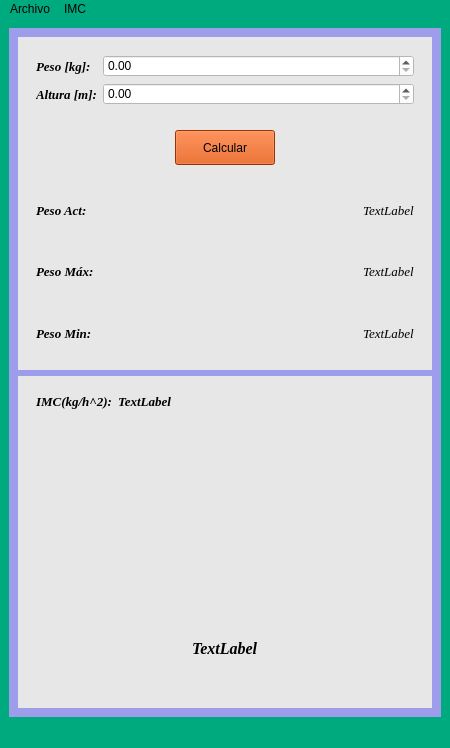
<?xml version="1.0" encoding="UTF-8"?>
<ui version="4.0">
 <class>IMC</class>
 <widget class="QMainWindow" name="IMC">
  <property name="geometry">
   <rect>
    <x>0</x>
    <y>0</y>
    <width>450</width>
    <height>748</height>
   </rect>
  </property>
  <property name="minimumSize">
   <size>
    <width>450</width>
    <height>700</height>
   </size>
  </property>
  <property name="maximumSize">
   <size>
    <width>2000</width>
    <height>2000</height>
   </size>
  </property>
  <property name="windowTitle">
   <string>IMC</string>
  </property>
  <property name="windowIcon">
   <iconset resource="Recursos.qrc">
    <normaloff>:/Recursos/indice-de-masa-corporal.png</normaloff>:/Recursos/indice-de-masa-corporal.png</iconset>
  </property>
  <property name="styleSheet">
   <string notr="true">color: rgb(0, 0, 0);
background-color: rgb(0, 170, 127);
</string>
  </property>
  <widget class="QWidget" name="centralwidget">
   <layout class="QVBoxLayout" name="verticalLayout">
    <item>
     <widget class="QWidget" name="widget_3" native="true">
      <property name="styleSheet">
       <string notr="true">background-color: rgb(157, 157, 236);</string>
      </property>
      <layout class="QVBoxLayout" name="verticalLayout_5">
       <item>
        <widget class="QWidget" name="widget_7" native="true">
         <property name="styleSheet">
          <string notr="true">background-color: rgb(231, 231, 231);</string>
         </property>
         <layout class="QVBoxLayout" name="verticalLayout_3">
          <item>
           <widget class="QWidget" name="widget_6" native="true">
            <property name="styleSheet">
             <string notr="true">background-color: rgb(231, 231, 231);</string>
            </property>
            <layout class="QFormLayout" name="formLayout">
             <item row="0" column="0">
              <widget class="QLabel" name="label_4">
               <property name="font">
                <font>
                 <family>Times New Roman</family>
                 <pointsize>10</pointsize>
                 <weight>75</weight>
                 <italic>true</italic>
                 <bold>true</bold>
                </font>
               </property>
               <property name="styleSheet">
                <string notr="true">color: rgb(0, 0, 0);</string>
               </property>
               <property name="text">
                <string>Peso [kg]:</string>
               </property>
              </widget>
             </item>
             <item row="1" column="0">
              <widget class="QLabel" name="label_3">
               <property name="font">
                <font>
                 <family>Times New Roman</family>
                 <pointsize>10</pointsize>
                 <weight>75</weight>
                 <italic>true</italic>
                 <bold>true</bold>
                </font>
               </property>
               <property name="styleSheet">
                <string notr="true">color: rgb(0, 0, 0);</string>
               </property>
               <property name="text">
                <string>Altura [m]:</string>
               </property>
              </widget>
             </item>
             <item row="0" column="1">
              <widget class="QDoubleSpinBox" name="inPeso">
               <property name="styleSheet">
                <string notr="true">color: rgb(0, 0, 0);
background-color: rgb(255, 255, 255);</string>
               </property>
              </widget>
             </item>
             <item row="1" column="1">
              <widget class="QDoubleSpinBox" name="inAltura">
               <property name="styleSheet">
                <string notr="true">color: rgb(0, 0, 0);
background-color: rgb(255, 255, 255);</string>
               </property>
              </widget>
             </item>
            </layout>
           </widget>
          </item>
          <item>
           <widget class="QWidget" name="widget_9" native="true">
            <layout class="QHBoxLayout" name="horizontalLayout_3">
             <item>
              <spacer name="horizontalSpacer_3">
               <property name="orientation">
                <enum>Qt::Horizontal</enum>
               </property>
               <property name="sizeHint" stdset="0">
                <size>
                 <width>121</width>
                 <height>20</height>
                </size>
               </property>
              </spacer>
             </item>
             <item>
              <widget class="QPushButton" name="btnCalcular">
               <property name="sizePolicy">
                <sizepolicy hsizetype="Minimum" vsizetype="Fixed">
                 <horstretch>120</horstretch>
                 <verstretch>20</verstretch>
                </sizepolicy>
               </property>
               <property name="minimumSize">
                <size>
                 <width>20</width>
                 <height>20</height>
                </size>
               </property>
               <property name="maximumSize">
                <size>
                 <width>100</width>
                 <height>35</height>
                </size>
               </property>
               <property name="styleSheet">
                <string notr="true">color: rgb(0, 0, 0);
background-color: rgb(216, 72, 0);</string>
               </property>
               <property name="text">
                <string>Calcular</string>
               </property>
              </widget>
             </item>
             <item>
              <spacer name="horizontalSpacer_4">
               <property name="orientation">
                <enum>Qt::Horizontal</enum>
               </property>
               <property name="sizeHint" stdset="0">
                <size>
                 <width>121</width>
                 <height>20</height>
                </size>
               </property>
              </spacer>
             </item>
            </layout>
           </widget>
          </item>
          <item>
           <widget class="QWidget" name="widget_11" native="true">
            <layout class="QHBoxLayout" name="horizontalLayout_5">
             <item>
              <widget class="QLabel" name="label_5">
               <property name="font">
                <font>
                 <family>Times New Roman</family>
                 <pointsize>10</pointsize>
                 <weight>75</weight>
                 <italic>true</italic>
                 <bold>true</bold>
                </font>
               </property>
               <property name="styleSheet">
                <string notr="true">color: rgb(0, 0, 0);</string>
               </property>
               <property name="text">
                <string>Peso Act:</string>
               </property>
              </widget>
             </item>
             <item>
              <spacer name="horizontalSpacer_7">
               <property name="orientation">
                <enum>Qt::Horizontal</enum>
               </property>
               <property name="sizeHint" stdset="0">
                <size>
                 <width>211</width>
                 <height>20</height>
                </size>
               </property>
              </spacer>
             </item>
             <item>
              <widget class="QLabel" name="outPesoActual">
               <property name="font">
                <font>
                 <family>Times New Roman</family>
                 <pointsize>10</pointsize>
                 <weight>50</weight>
                 <italic>true</italic>
                 <bold>false</bold>
                </font>
               </property>
               <property name="styleSheet">
                <string notr="true">color: rgb(0, 0, 0);</string>
               </property>
               <property name="text">
                <string>TextLabel</string>
               </property>
              </widget>
             </item>
            </layout>
           </widget>
          </item>
          <item>
           <widget class="QWidget" name="widget_4" native="true">
            <property name="styleSheet">
             <string notr="true">background-color: rgb(231, 231, 231);</string>
            </property>
            <layout class="QHBoxLayout" name="horizontalLayout">
             <item>
              <widget class="QLabel" name="label">
               <property name="font">
                <font>
                 <family>Times New Roman</family>
                 <pointsize>10</pointsize>
                 <weight>75</weight>
                 <italic>true</italic>
                 <bold>true</bold>
                </font>
               </property>
               <property name="styleSheet">
                <string notr="true">color: rgb(0, 0, 0);</string>
               </property>
               <property name="text">
                <string>Peso Máx:</string>
               </property>
              </widget>
             </item>
             <item>
              <spacer name="horizontalSpacer">
               <property name="orientation">
                <enum>Qt::Horizontal</enum>
               </property>
               <property name="sizeHint" stdset="0">
                <size>
                 <width>217</width>
                 <height>20</height>
                </size>
               </property>
              </spacer>
             </item>
             <item>
              <widget class="QLabel" name="outPesoMax">
               <property name="font">
                <font>
                 <family>Times New Roman</family>
                 <pointsize>10</pointsize>
                 <weight>50</weight>
                 <italic>true</italic>
                 <bold>false</bold>
                </font>
               </property>
               <property name="styleSheet">
                <string notr="true">color: rgb(0, 0, 0);</string>
               </property>
               <property name="text">
                <string>TextLabel</string>
               </property>
              </widget>
             </item>
            </layout>
           </widget>
          </item>
          <item>
           <widget class="QWidget" name="widget_5" native="true">
            <property name="styleSheet">
             <string notr="true">background-color: rgb(231, 231, 231);</string>
            </property>
            <layout class="QHBoxLayout" name="horizontalLayout_2">
             <item>
              <widget class="QLabel" name="label_6">
               <property name="font">
                <font>
                 <family>Times New Roman</family>
                 <pointsize>10</pointsize>
                 <weight>75</weight>
                 <italic>true</italic>
                 <bold>true</bold>
                </font>
               </property>
               <property name="styleSheet">
                <string notr="true">color: rgb(0, 0, 0);</string>
               </property>
               <property name="text">
                <string>Peso Min:</string>
               </property>
              </widget>
             </item>
             <item>
              <spacer name="horizontalSpacer_2">
               <property name="orientation">
                <enum>Qt::Horizontal</enum>
               </property>
               <property name="sizeHint" stdset="0">
                <size>
                 <width>221</width>
                 <height>20</height>
                </size>
               </property>
              </spacer>
             </item>
             <item>
              <widget class="QLabel" name="outPesoMin">
               <property name="font">
                <font>
                 <family>Times New Roman</family>
                 <pointsize>10</pointsize>
                 <weight>50</weight>
                 <italic>true</italic>
                 <bold>false</bold>
                </font>
               </property>
               <property name="styleSheet">
                <string notr="true">color: rgb(0, 0, 0);</string>
               </property>
               <property name="text">
                <string>TextLabel</string>
               </property>
              </widget>
             </item>
            </layout>
           </widget>
          </item>
         </layout>
        </widget>
       </item>
       <item>
        <widget class="QWidget" name="widget_8" native="true">
         <property name="styleSheet">
          <string notr="true">background-color: rgb(231, 231, 231);</string>
         </property>
         <layout class="QVBoxLayout" name="verticalLayout_2">
          <item>
           <widget class="QWidget" name="widget_2" native="true">
            <property name="styleSheet">
             <string notr="true">background-color: rgb(231, 231, 231);</string>
            </property>
            <layout class="QFormLayout" name="formLayout_2">
             <item row="0" column="0">
              <widget class="QLabel" name="label_2">
               <property name="font">
                <font>
                 <family>Times New Roman</family>
                 <pointsize>10</pointsize>
                 <weight>75</weight>
                 <italic>true</italic>
                 <bold>true</bold>
                </font>
               </property>
               <property name="styleSheet">
                <string notr="true">color: rgb(0, 0, 0);</string>
               </property>
               <property name="text">
                <string>IMC(kg/h^2):</string>
               </property>
              </widget>
             </item>
             <item row="0" column="1">
              <widget class="QLabel" name="outImc">
               <property name="font">
                <font>
                 <family>Times New Roman</family>
                 <pointsize>10</pointsize>
                 <weight>75</weight>
                 <italic>true</italic>
                 <bold>true</bold>
                </font>
               </property>
               <property name="styleSheet">
                <string notr="true">color: rgb(0, 0, 0);</string>
               </property>
               <property name="text">
                <string>TextLabel</string>
               </property>
              </widget>
             </item>
            </layout>
           </widget>
          </item>
          <item>
           <widget class="QWidget" name="widget_10" native="true"/>
          </item>
          <item>
           <widget class="QWidget" name="widget" native="true">
            <property name="styleSheet">
             <string notr="true"/>
            </property>
            <layout class="QHBoxLayout" name="horizontalLayout_4">
             <item>
              <spacer name="horizontalSpacer_6">
               <property name="orientation">
                <enum>Qt::Horizontal</enum>
               </property>
               <property name="sizeHint" stdset="0">
                <size>
                 <width>40</width>
                 <height>20</height>
                </size>
               </property>
              </spacer>
             </item>
             <item>
              <widget class="QLabel" name="outEstado">
               <property name="font">
                <font>
                 <family>Times New Roman</family>
                 <pointsize>12</pointsize>
                 <weight>75</weight>
                 <italic>true</italic>
                 <bold>true</bold>
                </font>
               </property>
               <property name="styleSheet">
                <string notr="true"/>
               </property>
               <property name="text">
                <string>TextLabel</string>
               </property>
              </widget>
             </item>
             <item>
              <spacer name="horizontalSpacer_5">
               <property name="orientation">
                <enum>Qt::Horizontal</enum>
               </property>
               <property name="sizeHint" stdset="0">
                <size>
                 <width>40</width>
                 <height>20</height>
                </size>
               </property>
              </spacer>
             </item>
            </layout>
           </widget>
          </item>
         </layout>
        </widget>
       </item>
      </layout>
     </widget>
    </item>
   </layout>
  </widget>
  <widget class="QMenuBar" name="menubar">
   <property name="geometry">
    <rect>
     <x>0</x>
     <y>0</y>
     <width>450</width>
     <height>25</height>
    </rect>
   </property>
   <widget class="QMenu" name="menuArchivo">
    <property name="title">
     <string>Archivo</string>
    </property>
    <addaction name="actionNuevo"/>
    <addaction name="actionGuardar"/>
    <addaction name="actionAbrir"/>
    <addaction name="separator"/>
    <addaction name="actionCalcular"/>
    <addaction name="separator"/>
    <addaction name="actionSalir"/>
   </widget>
   <widget class="QMenu" name="menuAcerca_de_IMC">
    <property name="title">
     <string>IMC</string>
    </property>
    <addaction name="actionAcerca_de_IMC"/>
   </widget>
   <addaction name="menuArchivo"/>
   <addaction name="menuAcerca_de_IMC"/>
  </widget>
  <widget class="QStatusBar" name="statusbar"/>
  <action name="actionNuevo">
   <property name="text">
    <string>&amp;Nuevo</string>
   </property>
   <property name="shortcut">
    <string>Ctrl+N</string>
   </property>
  </action>
  <action name="actionGuardar">
   <property name="text">
    <string>&amp;Guardar</string>
   </property>
   <property name="shortcut">
    <string>Ctrl+G</string>
   </property>
  </action>
  <action name="actionAbrir">
   <property name="text">
    <string>Abrir</string>
   </property>
   <property name="shortcut">
    <string>Ctrl+O</string>
   </property>
  </action>
  <action name="actionAcerca_de_IMC">
   <property name="text">
    <string>Acerca de &amp;IMC</string>
   </property>
   <property name="shortcut">
    <string>Ctrl+I</string>
   </property>
  </action>
  <action name="actionCalcular">
   <property name="text">
    <string>&amp;Calcular</string>
   </property>
   <property name="shortcut">
    <string>Ctrl+C</string>
   </property>
  </action>
  <action name="actionSalir">
   <property name="text">
    <string>Salir</string>
   </property>
   <property name="shortcut">
    <string>Ctrl+Q</string>
   </property>
  </action>
 </widget>
 <resources>
  <include location="Recursos.qrc"/>
 </resources>
 <connections/>
</ui>
